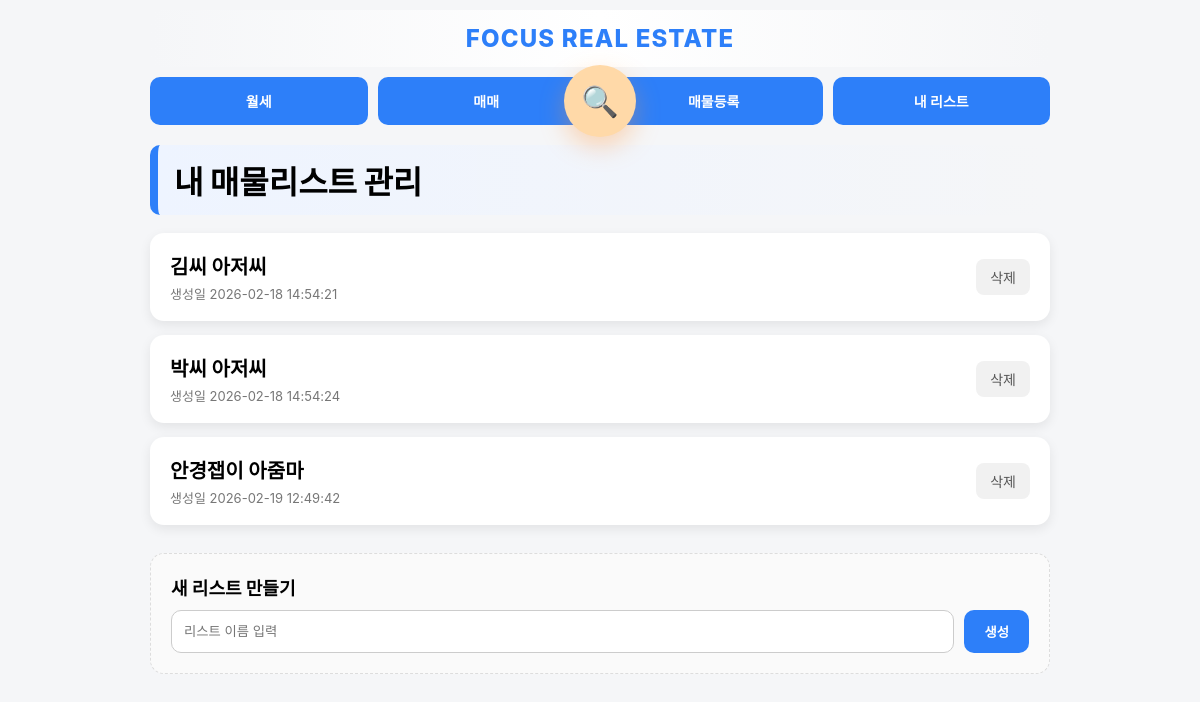
/collections (signed in), run on the app's committed database.
### app.py (models this page shows)
class Collection(db.Model):
    id = db.Column(db.Integer, primary_key=True)
    title = db.Column(db.String(200))
    memo = db.Column(db.String(200))
    created_at = db.Column(db.String(50))

### app.py (the view)
@app.route("/collections")
@login_required
def collections():
    lists = Collection.query.all()
    return render_template(
        "collections.html",
        lists=lists,
    )

### app.py (called while the page is built)
@login_manager.user_loader
def load_user(user_id):
    return User.query.get(int(user_id))

### templates/collections.html (shortened to what this page needs)
{% extends "base.html" %}
{% block content %}
<div class="section-title">내 매물리스트 관리</div>
<div class="list-container">
{% for c in lists %}
<div class="list-card" onclick="location.href='/collections/{{ c.id }}'">
    <div class="list-info">
        <div class="list-title">{{ c.title }}</div>
        <div class="list-date">생성일 {{ c.created_at }}</div>
    </div>
    <div class="list-actions">
        <a href="/collections/delete/{{ c.id }}"
           class="delete-btn"
           onclick="event.stopPropagation(); return confirm('리스트를 삭제할까요?')">
           삭제
        </a>
    </div>
</div>
{% endfor %}
</div>
<div class="new-list-card">
    <div class="new-title">새 리스트 만들기</div>
    <form method="POST" action="/collections/new" class="new-form">
        <input type="text" name="title" placeholder="리스트 이름 입력" required>
        <button type="submit">생성</button>
    </form>
</div>
{% endblock %}

### templates/base.html (style rules this page uses)
body { font-size: 14px; }
body { font-family: "Pretendard", -apple-system, BlinkMacSystemFont, "Segoe UI", Roboto, sans-serif; margin: 0; padding: 0; background: #f5f6f8; }

### templates/collections.html (style rules this page uses)
.section-title { font-size: 32px; font-weight: 900; margin-bottom: 18px; padding: 12px 16px; border-radius: 10px; background: linear-gradient(to right, #eef4ff, transparent); border-left: 8px solid #2d7ff9; }
.list-container { display: flex; flex-direction: column; gap: 14px; }
.list-card { background: white; padding: 18px 20px; border-radius: 14px; box-shadow: 0 4px 12px rgba(0,0,0,0.08); display: flex; justify-content: space-between; align-items: center; }
.list-title { font-size: 20px; font-weight: bold; }
.list-date { font-size: 13px; color: #777; margin-top: 4px; }
.list-actions { display: flex; gap: 10px; }
.delete-btn { background: #f1f1f1; color: #555; padding: 8px 14px; border-radius: 8px; text-decoration: none; }
.new-list-card { margin-top: 28px; background: #fafafa; padding: 20px; border-radius: 14px; border: 1px dashed #ddd; }
.new-title { font-weight: bold; margin-bottom: 10px; font-size: 18px; }
.new-form { display: flex; gap: 10px; }
.new-form input { flex: 1; padding: 12px; border-radius: 10px; border: 1px solid #ccc; }
.new-form button { background: #2d7ff9; color: white; border: none; padding: 12px 20px; border-radius: 10px; font-weight: bold; cursor: pointer; }
.list-card { cursor: pointer; transition: 0.15s; }

### data on the page
Collection: title "김씨 아저씨", created_at "2026-02-18 14:54:21"
Collection: title "박씨 아저씨", created_at "2026-02-18 14:54:24"
Collection: title "안경잽이 아줌마", created_at "2026-02-19 12:49:42"
